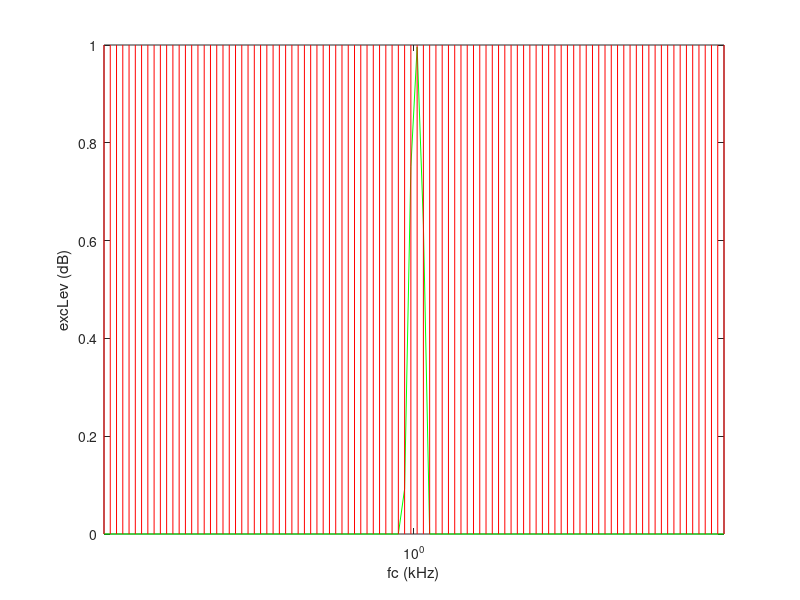

Recreate this plot in MATLAB.
function data = LogVsLinModel
    figure(1), clf

HighFreq = 20;
LowFreq = 0.05;
NeuronSpacing = ((HighFreq - LowFreq)./100).*10;

StimHighFreq = 12;
StimLowFreq = 0.25;
StimSteps = 10;
% compF = logspace(log10(StimLowFreq),log10(StimHighFreq),StimSteps);
% compF = linspace(StimLowFreq,StimHighFreq,StimSteps)
compF = logspace(log10(0.5),log10(2),100);
% compF = 1
% compLev= 1;
compLev= ones(length(compF));
C=1;
Ctail=0;
W=0;
PltFlag= 1;

% for i = 1:length(compF)
% data = funROEX(compF(i),compLev,Ctip,Ctail,W,PltFlag)
% end
data = funROEX(compF,compLev,C,PltFlag)
data.f = compF;
data.Nspread = NeuronSpacing; 
end

function excPat = funROEX(compF,compLev,C,PltFlag)
% compF/compLev are the frequencyies and levels of the stimulus frequency
% components; Ctip/Ctail are teh widths of the tip and tail roex filters; W
% is the relative gain of the tail filter;

compInt = 10.^(compLev/10);

HighFreq = 20;
LowFreq = 0.05;
% NeuronSpacing = ((HighFreq - LowFreq)./100).*10;
NeuronSpacing = 0.1
excPat.nErb = funF2NErb(LowFreq):NeuronSpacing:funF2NErb(HighFreq);
excPat.fc = funNErb2F(excPat.nErb);
excPat.erb = funErb(excPat.fc);
% excPat.ptip = Ctip*4*excPat.fc./excPat.erb;
% excPat.ptail = Ctail*4*excPat.fc./excPat.erb;
% p = Ctip*4*excPat.fc./excPat.erb;
p = C*4*excPat.fc./excPat.erb;
% p = Ctail*4*excPat.fc./excPat.erb;
cF = 139;
excPat.cF = excPat.fc(cF);
% aCf = 1;

% if isinf(W)
%     W = 0;
% else
%     W = 10^(W/10);
% end

excPat.excInt = zeros(1,length(excPat.fc));
excPat.FilRes = zeros(1,length(compF));
% excPat.FilRes = zeros(10);
% for I = 1:length(excPat.fc) 
    for II = 1:length(compF)
%         g = abs((compF(II)-excPat.fc(I))/excPat.fc(I));
%         g = abs((compF(II)-aCf)/aCf);
        g = abs((compF(II)-excPat.cF)/excPat.cF);
        fw = (1+(p(cF))*g).*exp((-p(cF))*g);
%         fw = (1+(p)*g).*exp((-p))*g;
        excPat.FilRes(II) = excPat.FilRes(II)+fw*compInt(II);
%         excPat.excInt(I) = excPat.excInt(I)+fw;
%         excPat.excInt(I) = excPat.excInt(I)+fw*compInt(II);
%         excPat.excInt(I) = fw*compInt(II);
    end
% end
excPat.excLev = 10*log10(max(excPat.FilRes,1));


if PltFlag==true
    figure(1)
    plot(compF,excPat.excLev ,'g'), set(gca,'XScale','log'), axis tight, xlabel('fc (kHz)'), ylabel('excLev (dB)') 
    hold on
    for I = 1:length(compF)
        line(repmat(compF(I),1,2),[min(ylim) compLev(I)],'Color','r')
        hold on
    end
 end  

% if PltFlag==true
%     figure(1)
%     plot(excPat.fc,excPat.excLev,'g'), set(gca,'XScale','log'), axis tight, xlabel('fc (kHz)'), ylabel('excLev (dB)') 
%     hold on
%     for I = 1:length(compF)
%         line(repmat(compF(I),1,2),[min(ylim) compLev(I)],'Color','r')
%         hold on
%     end
%  end  

end
function erb = funErb(f)
% Erb (in kHz) according to Glasberg and Moore 1990 as a function of frequency, f (in kHz); 
% f can be a vector.

erb = 24.67*(4.37*f+1)/1000;
end
function f = funNErb2F(nErb)
% Converts Erb number (nErb) to frequency, f (in kHz); nErb can be a vector.

f = (10.^(nErb*24.67*4.37/(1000*log(10)))-1)/4.37;
end
function nErb = funF2NErb(f)
% Converts frequency, f (in kHz), to Erb number (nErb) according to Glasberg and Moore 1990; 
% f can be a vector; nErb = integral from f = 0 to f of 1/erb(f).

nErb = 1000*log(10)/(24.67*4.37)*log10(4.37*f+1);
end
